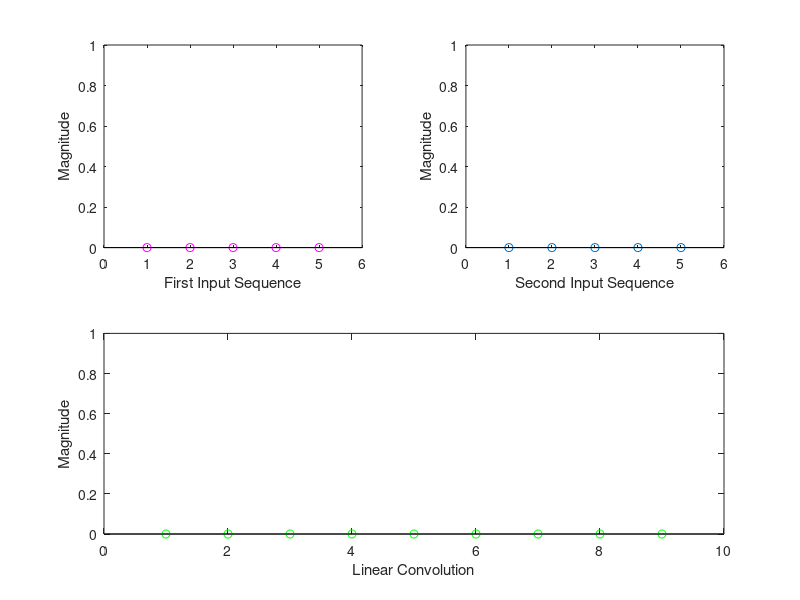

Recreate this plot in MATLAB.
sequences = [{'x[n]: '},{'h[n]: '}];
x=[];
h=[];
for s=1:length(sequences)
    disp(sequences(s))
    disp(strcat({'Enter length of '},sequences(s)))
    l(s) = input('l: ');
    seq=zeros(1,l(s));
    disp('Enter the type of sequence: ') 
    disp('"e" for exponential; ')
    disp('"u" for unit step; ')
    disp('"r" for user input; ')
    f = input('Enter type of function: ','s')
    if f=='r'
        for i=1:l(s)
            seq(i)=input(strcat('seq(',num2str(i),'): '));
        end
    else if f=='e'
            prompt = 'Enter Base value: ';
            a=input(prompt)
            for i=1:l(s)
                seq(i)=a^i;
            end
        end
    end
    if f=='u'
        seq = ones(1,l(s));
    end
    if s==1
            x=seq;
    else
            h=seq;
    end
end
hr=[];
lh = length(h);
lx = length(x);
for i=1:lh
    hr(i)=h(lh-i+1);
end
yconv=zeros(1,lx+lh-1);
xpad=[zeros(1,lx+2*(lh-1))];
for i=1:lx+2*(lh-1)
    xpad(i)=x(mod(i,lx)+1);
end
for i=1:length(yconv)
    for j=1:lh
        yconv(i)=yconv(i)+xpad(i+j-1)*hr(j);
    end
end
subplot(221)
stem(x,'m')
xlabel('First Input Sequence')
ylabel('Magnitude')
xlim([0,length(x)+1]);
ylim([0,max(x)+1]);
subplot(222)
stem(h)
xlabel('Second Input Sequence')
ylabel('Magnitude')
xlim([0,length(h)+1]);
ylim([0,max(h)+1]);
subplot(212)
stem(yconv,'g')
xlabel('Linear Convolution')
ylabel('Magnitude')
xlim([0,length(yconv)+1]);
ylim([0,max(yconv)+1]);
